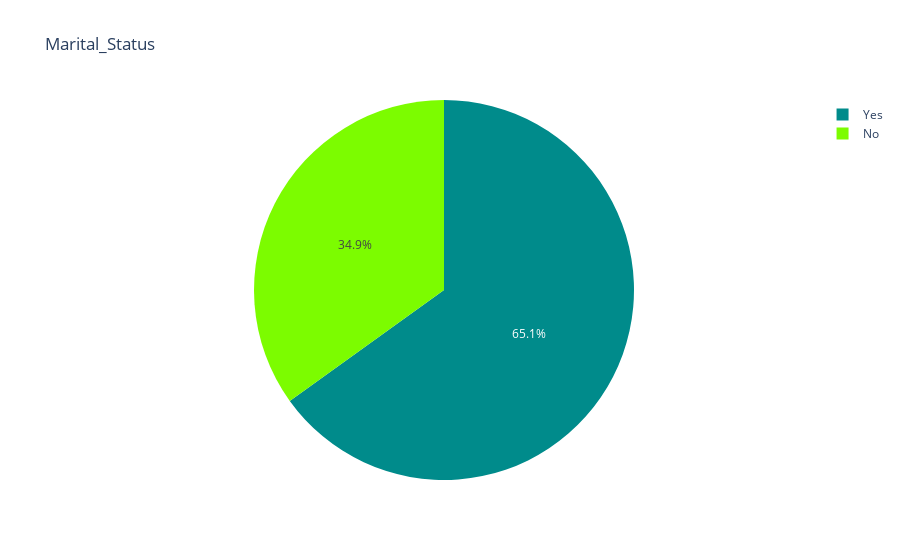

Here is the notebook cell this chart was saved with:
### Code cell
pie_chart(loan,"Marital_Status")

### Figure 1 — Plotly figure (JSON) as saved in the notebook; plotly's stock layout.template omitted (floating-point values rounded to 4 significant figures)
{"data": [{"domain": {"x": [0, 1], "y": [0, 1]}, "hovertemplate": "label=%{label}<br>value=%{value}<extra></extra>", "labels": ["Yes", "No"], "legendgroup": "", "name": "", "showlegend": true, "type": "pie", "values": [64.75, 34.75]}], "layout": {"legend": {"tracegroupgap": 0}, "piecolorway": ["darkcyan", "lawngreen"], "title": {"text": "Marital_Status"}}}
